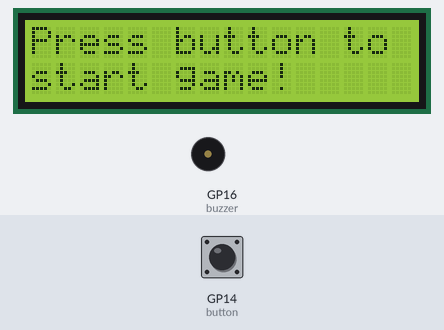
A program run on a simulated Raspberry Pi Pico running MicroPython. On the bench: 16×2 character LCD, buzzer (waves = sounding). The test bench sets the inputs (shaded band); at power-on: GP14 (button) LOW. Library files of the repository ran but are not shown: lcd_api.py, pico_i2c_lcd.py.

Above: at 5.0 s.
5.1 s: GP14 (button) pulled HIGH for 0.15 s
At 6.1 s:
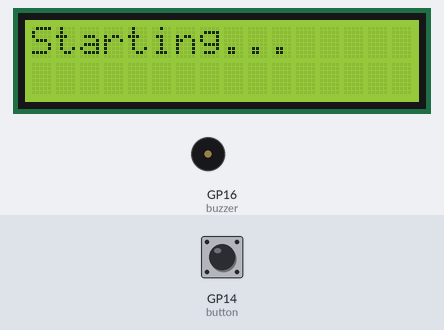
7.8 s: GP14 (button) pulled HIGH for 1 s
At 9.0 s:
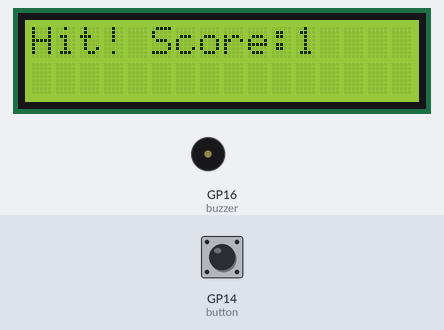
11.8 s: GP14 (button) pulled HIGH for 0.15 s
At 13.4 s:
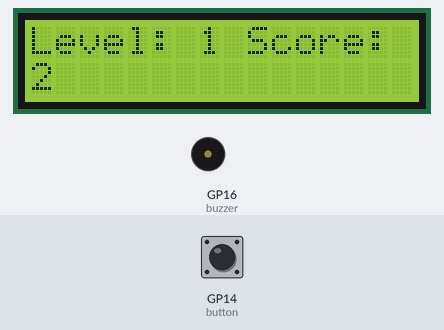
13.5 s: GP14 (button) pulled HIGH for 3.2 s
At 22.4 s:
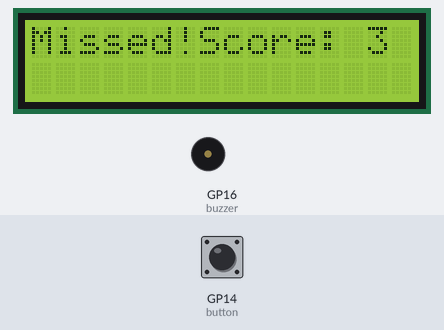
Timing chart, 0 to 23.9 s (numbered marks = the images above; inputs shaded):
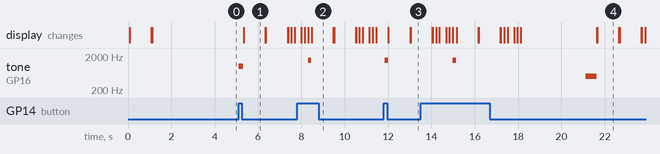

Measured:
- after the input at 5.1 s, tone on GP16 (buzzer): silent → 1000 Hz at once, → silent 0.20 s later; the display: changes after 0.24 s (image 1)
- after the input at 7.8 s, tone on GP16 (buzzer): silent → 1500 Hz after 0.51 s, → silent 0.15 s later; the display: first differs from a run without the input after 0.68 s (image 2)
- after the input at 11.8 s, tone on GP16 (buzzer): silent → 1500 Hz after 0.05 s, → silent 0.15 s later; the display: first changes after 0.22 s (image 3 shows a later state)
- after the input at 13.5 s, the display: first differs from a run without the input after 1.7 s (image 4 shows a later state)
- what the display in image 1 shows lasts 1.0 s, from 5.3 s to 6.3 s

The program:

wack_a_mole.py
```python
from machine import Pin, PWM, I2C
from time import sleep
from lcd_api import LcdApi
from pico_i2c_lcd import I2cLcd

# === Pins Setup ===
button = Pin(14, Pin.IN, Pin.PULL_DOWN)   # Button on GP14
buzzer = PWM(Pin(16))                      # Passive buzzer on GP16

# I2C LCD on GP0 (SDA), GP1 (SCL)
i2c = I2C(0, scl=Pin(1), sda=Pin(0), freq=400000)
LCD_ADDR = 39  # Replace with your i2c.scan() result
lcd = I2cLcd(i2c, LCD_ADDR, 2, 16)

# === Mole animation frames ===
frame1 = bytearray([
    0b00000,
    0b00000,
    0b00000,
    0b00000,
    0b00000,
    0b00000,
    0b00000,
    0b00000
])

frame2 = bytearray([
    0b00100,
    0b01110,
    0b00000,
    0b00000,
    0b00000,
    0b00000,
    0b00000,
    0b00000
])

frame3 = bytearray([
    0b00100,
    0b01110,
    0b10101,
    0b11111,
    0b10101,
    0b00100,
    0b01010,
    0b10001
])

# Load custom chars
lcd.custom_char(0, frame1)
lcd.custom_char(1, frame2)
lcd.custom_char(2, frame3)

def buzz(freq=1000, duration=0.3):
    buzzer.freq(freq)
    buzzer.duty_u16(40000)  # Volume
    sleep(duration)
    buzzer.duty_u16(0)

def mole_animation():
    lcd.move_to(0, 1)
    lcd.putchar(chr(0))
    sleep(0.15)
    lcd.move_to(0, 1)
    lcd.putchar(chr(1))
    sleep(0.15)
    lcd.move_to(0, 1)
    lcd.putchar(chr(2))
    sleep(0.3)
    lcd.move_to(0, 1)
    lcd.putchar(chr(1))
    sleep(0.15)
    lcd.move_to(0, 1)
    lcd.putchar(chr(0))
    sleep(0.15)

def wait_for_start():
    lcd.clear()
    lcd.putstr("Press button to\nstart game!")
    while True:
        if button.value() == 1:
            buzz(1000, 0.2)
            lcd.clear()
            lcd.putstr("Starting...")
            sleep(1)
            break
        sleep(0.1)

# === Game parameters ===
score = 0
base_time = 3.0        # Starting mole pop-up time (seconds)
min_time = 0.8         # Minimum mole pop-up time (fastest)
level_up_every = 5     # Increase level every 5 points

lcd.clear()
lcd.putstr("Whack-a-Mole!")
sleep(1)

wait_for_start()

try:
    while True:
        # Calculate current level and mole pop-up time
        level = score // level_up_every + 1
        mole_time = max(min_time, base_time - (level - 1) * 0.3)

        lcd.clear()
        lcd.putstr(f"Level: {level} Score: {score}")
        sleep(1)

        mole_up = True
        lcd.clear()
        lcd.putstr("Mole is UP!")
        mole_animation()
        lcd.putstr("\nPress button!")

        # Check button presses during mole_time seconds (in 0.1s intervals)
        for _ in range(int(mole_time * 10)):
            if button.value() == 1:
                score += 1
                buzz(1500, 0.15)
                lcd.clear()
                lcd.putstr(f"Hit! Score:\n{score}")
                mole_up = False
                sleep(1)
                break
            sleep(0.1)

        if mole_up:
            buzz(500, 0.5)
            lcd.clear()
            lcd.putstr(f"Missed!\nScore: {score}")
            sleep(1)

except KeyboardInterrupt:
    lcd.clear()
    lcd.putstr(f"Game Over\nScore: {score}")
    buzzer.duty_u16(0)
```
